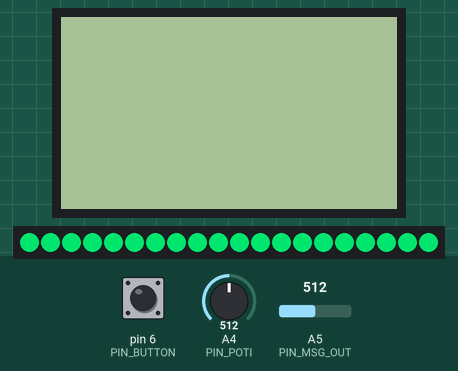
This sketch was run on a simulated Arduino Uno, built with avr-gcc and run on an emulated ATmega328P. On the bench: 84×48 one-colour display, 20 RGB LEDs in strip order, left to right. Wiring (inferred from the names in the program): WS2801 LEDs: data pin 8; clock pin 9. The inputs (shaded band) are chosen by the test bench; at power-on: pin 6 (PIN_BUTTON) HIGH, A5 (PIN_MSG_OUT) = 512, A4 (PIN_POTI) = 512. Dim RGB values are drawn brighter than linear; random numbers use the default seed unless the sketch sets one; what the sketch prints to the serial monitor is not drawn.

Above: at 1.2 s.
1.3 s: pin 6 (PIN_BUTTON) pulled LOW for 3.2 s
At 2.3 s:
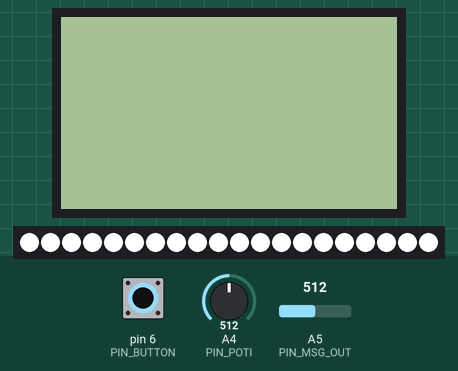
5.1 s: A5 (PIN_MSG_OUT) set to 306
At 5.25 s:
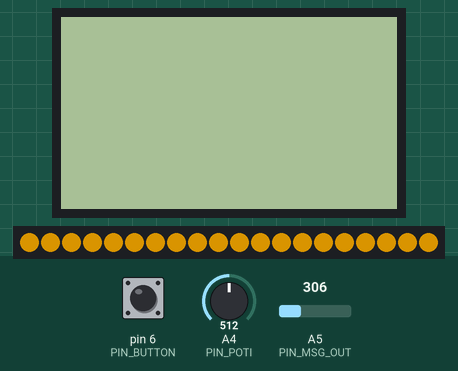
7.3 s: pin 6 (PIN_BUTTON) pulled LOW for 1 s
At 9.0 s:
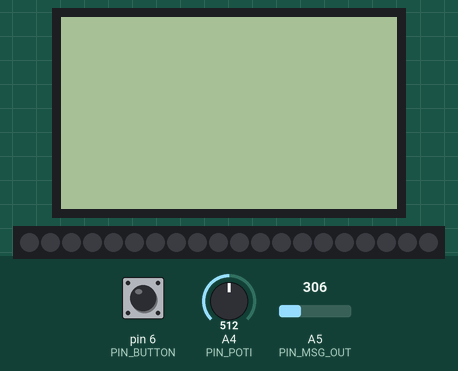
11.3 s: pin 6 (PIN_BUTTON) pulled LOW for 0.15 s
At 12.7 s:
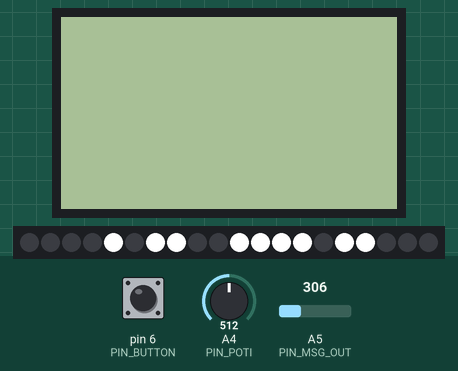
14.4 s: A4 (PIN_POTI) set to 0
At 14.82 s:
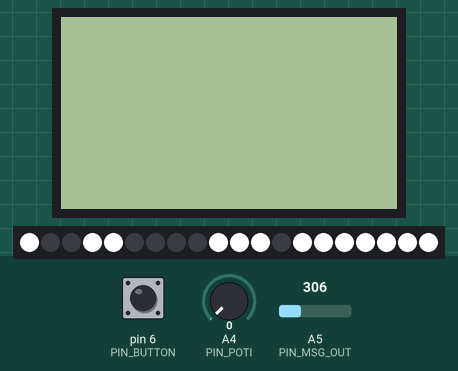
16.1 s: pin 6 (PIN_BUTTON) pulled LOW for 0.15 s
At 16.35 s:
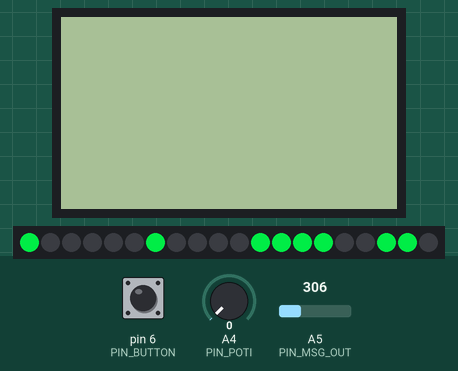
Timing chart, 0 to 19.1 s (numbered marks = the images above; inputs shaded):
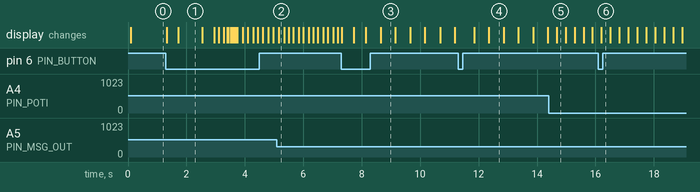

The sketch:

Chain.ino
```cpp
#include "hsv2rgb.h"
#include <SPI.h>
#include "WS2801.h"
#include "Fade.h"
#include "FullStrobeWhite.h"
#include "HalfStrobeWhite.h"
#include "OneThirdStrobe.h"
#include "Equalizer.h"
#define PIN_MSG_OUT A5
#define PIN_MSG_STROBE 11
#define PIN_MSG_RESET 10
//dirty hack to get the equalizer in all relevant files :D
Equalizer eq(PIN_MSG_OUT, PIN_MSG_STROBE, PIN_MSG_RESET);
#include "MusicFade.h"
#include "Spectrum.h"
#include "Spectrum2.h"
#include "Spectrum3.h"
#include "ColorSelect.h"

#include <Adafruit_GFX.h>
#include <Adafruit_PCD8544.h>


#define LED_COUNT 20
#define PIN_POTI A4
#define PIN_BUTTON 6


void updateColors();
int readButton();

int dataPin = 8;
int clockPin = 9;
// Set the first variable to the NUMBER of pixels. 25 = 25 pixels in a row
WS2801 strip = WS2801(LED_COUNT, dataPin, clockPin);
const int numModes = 9;
typedef void (*initPtr)(void);

//returns message, int = poti value, chsv=color array, int= number of colors
typedef char* (*updatePtr)(int, CHSV*, int);
updatePtr update[numModes];
initPtr initt[numModes]; //stupid name because init() is already used by arduino.h
char* names[numModes];
int currentMode = 8;
CHSV colors[LED_COUNT];
Adafruit_PCD8544 display = Adafruit_PCD8544(7, A3, A2, A1, A0);

void setup()
{
  strip.begin();
  Serial.begin(9600);

  pinMode(PIN_BUTTON, INPUT_PULLUP);

  display.begin();
  display.setContrast(50);
  display.clearDisplay();
  display.setTextSize(1);
  display.setTextColor(BLACK);

  update[0] = fadeUpdate;
  initt[0] = fadeInit;
  names[0] = "Fade";

  update[1] = fullStrobeUpdate;
  initt[1] = fullStrobeInit;
  names[1] = "Strobe";

  update[2] = halfStrobeWhiteUpdate;
  initt[2] = halfStrobeWhiteInit;
  names[2] = "1/2 Strobe";

  update[3] = oneThirdStrobeUpdate;
  initt[3] = oneThirdStrobeInit;
  names[3] = "1/3 Strobe";

  update[4] = musicFadeUpdate;
  initt[4] = musicFadeInit;
  names[4] = "Bass Detect";

  update[5] = spectrumUpdate;
  initt[5] = spectrumInit;
  names[5] = "Spectrum";

  update[6] = spectrum2Update;
  initt[6] = spectrum2Init;
  names[6] = "Spectrum2";

  update[7] = spectrum3Update;
  initt[7] = spectrum3Init;
  names[7] = "Spectrum3";

  update[8] = colorSelectUpdate;
  initt[8] = colorSelectInit;
  names[8] = "Col Select";

  initt[currentMode]();
}


void loop() {
 // Serial.println(freeRam());
  const int buttonPressed = !readButton(); //negate because button is 0 when pressed
  if(buttonPressed)
  {
    currentMode = (currentMode + 1) % numModes;
    initt[currentMode]();
  }

  const int potiValue = analogRead(PIN_POTI);
  char* text = update[currentMode](potiValue, colors, LED_COUNT);

  updateColors();

  display.clearDisplay();
  display.println(names[currentMode]);
  display.println(text);
  display.display();
}

void updateColors()
{
  CRGB rgb;
  for(int i = 0; i < LED_COUNT; ++i)
  {
    hsv2rgb_rainbow(colors[i], rgb);
    //scale green down to 35%
    //because green is much brighter
    //35% has been calculated from the datasheet lumen values (34.x% really)
    //rgb.g = map(rgb.g, 0, 255, 0, 89);
    strip.setPixelColor(i, rgb.r, rgb.g, rgb.b);
  }
  strip.show();
}

//button is allowed to change state every 400 ms
int readButton()
{
  static unsigned long lastPressTime = 0;
  const unsigned long currentTime = millis();
  const unsigned long timeDiff = currentTime - lastPressTime;
  const int val = digitalRead(PIN_BUTTON);
  if(val == 0 && timeDiff > 400)
  {
    lastPressTime = currentTime;
    return 0;
  }
  return 1;
}
```

ColorSelect.h
```cpp
#pragma once

struct ColorSelectData
{
  unsigned char h;
  char text[11];//Speed: XXX\0
};
static ColorSelectData csData;


void colorSelectInit()
{
    sprintf(csData.text, " ");
}

char* colorSelectUpdate(int potiValue, CHSV* colors, int colorSize)
{
  csData.h = map(potiValue, 0, 1023, 0, 255);
  unsigned char s = 255;
  //special case for white:
  if(csData.h == 0)
  {
    s = 0;
  }


  for(int led = 0; led < colorSize; ++led)
  {
    colors[led].h = csData.h;
    colors[led].s = s;
    colors[led].v = 255;
  }
  return csData.text;
}
```

Equalizer.h
```cpp
class Equalizer
{
public:
  Equalizer(int pinOut, int pinStrobe, int pinReset) : pinOut(pinOut), pinStrobe(pinStrobe),
            pinReset(pinReset)
  {
  pinMode(pinReset, OUTPUT);
  pinMode(pinStrobe, OUTPUT);
  }

  void update()
  {
    digitalWrite(pinReset, HIGH);          // reset the MSGEQ7's counter
    delay(5);
    digitalWrite(pinReset, LOW);
    char buffer [50];
    int d[7];
    for (int x = 0; x < 7; x++){
        digitalWrite(pinStrobe, LOW);      // output each DC value for each freq band
        delayMicroseconds(35); // to allow the output to settle
        data[x] = analogRead(pinOut);

        digitalWrite(pinStrobe, HIGH);
    }
  }

  short data[7];

private:

  const int pinOut;
  const int pinStrobe;
  const int pinReset;

};
```

Fade.h
```cpp
#pragma once
#include "Time.h"

struct FadeData
{
  unsigned char target[4];
  unsigned char current[4];
  char dir[4];
  char text[11];//Speed: XXX\0
};
static FadeData fadeData;


void fadeInit()
{
  for(int i = 0; i < 4; ++i)
  {
    fadeData.dir[i] = 1;
    fadeData.current[i] = 0;
  }
  fadeData.target[0] = 0;
  fadeData.target[1] = 64;
  fadeData.target[2] = 128;
  fadeData.target[3] = 196;
}

char* fadeUpdate(int potiValue, CHSV* colors, int colorSize)
{
  WAIT(map(potiValue, 0, 1023, 0, 1000), fadeData.text);

  for(int i = 0; i <4; ++i)
  {
    if(abs(fadeData.target[i] - fadeData.current[i]) < 3)
    {//select new target
      fadeData.target[i] = random(0, 256);
      fadeData.dir[i] = random(0,2) >= 1? 1 : -1;
    }
    fadeData.current[i] += fadeData.dir[i];
  }

  int t = 0;
  for(int led = 0; led < colorSize; ++led, t = (t + 1) % 4)
  {
    colors[led].h = fadeData.current[t];
    colors[led].s = 255;
    colors[led].v = 255;
  }

  sprintf(fadeData.text, "Speed: %d", map(potiValue, 0, 1023, 100, 0));
  return fadeData.text;
}
```

FullStrobeWhite.h
```cpp
#pragma once
#include "Time.h"


struct FullStrobeData
{
  bool off;
  char text[11];//Speed: XXX\0
};
static FullStrobeData fullStrobeData;

void fullStrobeInit()
{
  fullStrobeData.off = true;
}

char* fullStrobeUpdate(int potiValue, CHSV* colors, int colorSize)
{
  WAIT(map(potiValue, 0, 1023, 0, 1000), fullStrobeData.text);
  if(fullStrobeData.off)
  {
    fullStrobeData.off = false;
    //turn leds on
    for(int i = 0; i < colorSize; ++i)
    {
      colors[i].s = 0;
      colors[i].v = 255;
    }
  }
  else
  {
    fullStrobeData.off = true;
    //turn leds off
    for(int i = 0; i < colorSize; ++i)
    {
      colors[i].v = 0;
    }
  }
  sprintf(fullStrobeData.text, "Speed: %d", map(potiValue, 0, 1023, 100, 0));
  return fullStrobeData.text;
}
```

MusicFade.h
```cpp
#pragma once

struct MusicFadeData
{
  char text[30];
  float fadeDecay;
  float fadeSpeed;
  bool bassDetected;
  unsigned char h;
  short avgs[2];
  float D;
  bool rising;
  char dir;
  unsigned long lastTime;
};
MusicFadeData mfData;


void musicFadeInit()
{
  mfData.fadeDecay = 0.7;
  mfData.fadeSpeed = 0.0; //per ms
  mfData.bassDetected = false;
  mfData.h = 0; //current fade target
  mfData.avgs[0] = 0;
  mfData.avgs[1] = 0;
  mfData.D = 8;
  mfData.rising = true;
  mfData.dir = 1;
  mfData.lastTime = millis();
}

char* musicFadeUpdate(int potiValue, CHSV* colors, int colorSize)
{
  mfData.D = map(potiValue, 0, 1023, 1, 300);

  //WAIT(map(potiValue, 0, 1023, 0, 1000), htswData.text);
  eq.update();

  //we ignore high frequencies
  const short bass = eq.data[0];
  const short aboveBass = eq.data[1];

  //see http://donlehmanjr.com/Science/03%20Decay%20Ave/032.htm
  const short oldAvg = mfData.avgs[0];
  mfData.avgs[0] = bass / mfData.D + (mfData.D - 1) / mfData.D * mfData.avgs[0];

  unsigned long currentTime = millis();
  const short dt = currentTime - mfData.lastTime;

  const short increment = dt * mfData.fadeSpeed * mfData.dir;
  if(abs(increment) > 0)
  {
    mfData.lastTime = currentTime;
    //fade
    for(int i = 0; i < colorSize; ++i)
    {
      colors[i].h += increment;
    }
  }

  //if the fade target has been reached, choose a ne
  if(abs(short(colors[0].h) - short(mfData.h)) < 5)
  {
    mfData.h += 126; //wrap around
    mfData.dir = random(0,2) == 0 ? 1 : -1;
  }

  mfData.fadeSpeed *= mfData.fadeDecay;
  if(mfData.fadeSpeed < 0.1) mfData.fadeSpeed = 0.1;


  if(mfData.bassDetected)
  {//avoid to detect two peaks close together
    WAIT(70, mfData.text);//will return till time is up
    mfData.bassDetected = false;
  }

  short peak = 0;
  if(oldAvg > mfData.avgs[0] && mfData.rising)
  {//no longer rising, peak detected
    peak = 1000;
    mfData.rising = false;
    mfData.bassDetected = true;
    mfData.fadeSpeed = 0.45;
  }
  else if(mfData.avgs[0] > oldAvg && (!mfData.rising))
  {
    mfData.rising = true;
  }

  //mfData.avgs[1] = aboveBass / mfData.D + (mfData.D - 1) / mfData.D * mfData.avgs[0];


  int16_t comPkt[6];   //Buffer to hold the packet, note it is 16bit data type

  comPkt[0] = 0xCDAB;                     //Packet Header, indicating start of packet.
  comPkt[1] = 8;                          //Size of data payload in bytes.
  comPkt[2] = (int16_t) bass;    //Channel 1 data. 16bit signed integer
  comPkt[3] = (int16_t) mfData.avgs[0];    //Channel 2 data. 16bit signed integer
  comPkt[4] = (int16_t) peak;    //Channel 3 data. 16bit signed integer
  comPkt[5] = (int16_t) (mfData.fadeSpeed * 1000.0f);    //Channel 4 data. 16bit signed integer
  Serial.write((uint8_t *)comPkt, 12);

 //Serial_sendBuffer(USART1, (uint8_t *) comPkt, 12);


  if(bass >= mfData.avgs[0] * 1.3) //||
    // &&aboveBass >= mfData.avgs[1] * 1.5)
    {//bass detected
      mfData.bassDetected = true; //this will cause small wait on the next iteration
      //switch color
      mfData.h += 126;
      for(int i = 0; i < colorSize; ++i)
      {
        colors[i].h = mfData.h;
        colors[i].s = 255;
        colors[i].v = 255;
      }
    }
  char buf[8];
  dtostrf(mfData.D, 5, 2, buf);
  sprintf(mfData.text, "D: %s", buf);
  return mfData.text;
}
```

OneThirdStrobe.h
```cpp
#pragma once
#include "Time.h"


struct OneThirdStrobeData
{
  char text[11];//Speed: XXX\0
  unsigned char h;
  bool first;
  int reInitCounter;
};
OneThirdStrobeData otsData;


void oneThirdStrobeInit()
{
  otsData.h = 0;
  otsData.first = true;
  otsData.reInitCounter = 0;
}

char* oneThirdStrobeUpdate(int potiValue, CHSV* colors, int colorSize)
{
  WAIT(map(potiValue, 0, 1023, 0, 1000), otsData.text);

  //reinitialize every 1000 frames to avoid getting stuck
  if(otsData.first || otsData.reInitCounter > 1000)
  {
    otsData.first = false;
    otsData.reInitCounter = 0;
    for(int i = 0; i < colorSize; ++i)
    {//pre initialize 1/3 of the leds
      if(random(0,3) == 0)
      {
        colors[i].v = 255;
      }
      else
      {
        colors[i].v = 0;
      }
    }
  }
  ++otsData.reInitCounter;

  otsData.h += 126; //will overflow and run in circles

  for(int i = 0; i <colorSize; ++i)
  {
    if(colors[i].v == 0 && random(0,2) == 0)
    {//if led is off: 1/2 chance to turn it on
      colors[i].v = 255;
      colors[i].s = 255;
      colors[i].h = otsData.h;
    }
    else
    {//if led is on or was not chosen: turn off
      colors[i].v = 0;
    }
  }

  sprintf(otsData.text, "Speed: %d", map(potiValue, 0, 1023, 100, 0));
  return otsData.text;
}
```

Spectrum.h
```cpp
#pragma once

struct SpectrumData
{
  char text[20];
  float avg[3];
  float D;
  short min[3];
  short max[3];
};
SpectrumData sData;


void spectrumInit()
{
  for(int i = 0; i < 3; ++i)
  {
    sData.avg[i] = 0;
    sData.min[i] = 0;
    sData.max[i] = 0;
  }
  sData.D = 8;
}

char* spectrumUpdate(int potiValue, CHSV* colors, int colorSize)
{
  sData.D = map(potiValue, 0, 1023, 1, 300);

  //WAIT(map(potiValue, 0, 1023, 0, 1000), htswData.text);
  eq.update();

  //calculate moving averages, mins and maxes
  for(int i = 0; i < 6; i += 2)
  {
     const char index = i >> 1;
    const short val = map(eq.data[i] + eq.data[i+1], 0, 2048, 0, 1023);
    sData.avg[index] = val / sData.D + (sData.D - 1) / sData.D * sData.avg[index];
    if(val > sData.max[index]) sData.max[index] = val;
    if(val < sData.min[index]) sData.min[index] = val;
  }

  for(int i = 0; i < 7; ++i)
  {
    colors[i].h = map(sData.avg[0], 0, 1023, 0, 255);
    colors[i].s = 255;
    colors[i].v = 255;
  }
  for(int i = 7; i < 14; ++i)
  {
    colors[i].h = map(sData.avg[1], 0, 1023, 0, 255);
    colors[i].s = 255;
    colors[i].v = 255;
  }

  for(int i = 14; i < colorSize; ++i)
  {
    colors[i].h = map(sData.avg[2], 0, 1023, 0, 255);
    colors[i].s = 255;
    colors[i].v = 255;
  }

  for(int i = 0; i < 3; ++i)
  {
    ++sData.min[i];
    --sData.max[i];
  }

  char buf[9];
  dtostrf(sData.D, 5, 2, buf);
  sprintf(sData.text, "D: %s", buf);
  return sData.text;
}
```

Spectrum2.h
```cpp
#pragma once

struct Spectrum2Data
{
  char text[20];
  float avg;
  float D;
  short min;
  short max;
  unsigned char h1;
  unsigned char h2;
};
Spectrum2Data s2Data;


void spectrum2Init()
{
  s2Data.avg = 0;
  s2Data.D = 3;
  s2Data.min = 0;
  s2Data.max = 0;
  s2Data.h1 = 0;
  s2Data.h2 = 128;
}

char* spectrum2Update(int potiValue, CHSV* colors, int colorSize)
{
  //WAIT(map(potiValue, 0, 1023, 0, 1000), htswData.text);
  eq.update();

  short val = 0;
  for(int i = 0; i < 7; ++i)
  {
    if(eq.data[i] > val) val = eq.data[i];
  }
  if(s2Data.max < val) s2Data.max = val;
  if(s2Data.min > val) s2Data.min = val;
  s2Data.avg = val / s2Data.D + (s2Data.D - 1) / s2Data.D * s2Data.avg;

  const short upper = map(s2Data.avg, s2Data.min, s2Data.max,1, 20);
  for(short i = 0; i < upper; ++i)
  {
    colors[i].h = s2Data.h1;
    colors[i].s = 255;
    colors[i].v = 255;
  }

  int16_t comPkt[6];   //Buffer to hold the packet, note it is 16bit data type

  comPkt[0] = 0xCDAB;                     //Packet Header, indicating start of packet.
  comPkt[1] = 2;                          //Size of data payload in bytes.
  comPkt[2] = (int16_t) upper * 100;    //Channel 1 data. 16bit signed integer
  //comPkt[3] = (int16_t) mfData.avgs[0];    //Channel 2 data. 16bit signed integer
 // comPkt[4] = (int16_t) peak;    //Channel 3 data. 16bit signed integer
//  comPkt[5] = (int16_t) (mfData.fadeSpeed * 1000.0f);    //Channel 4 data. 16bit signed integer
  Serial.write((uint8_t *)comPkt, 6);

  for(int i = upper; i < colorSize; ++i)
  {
    colors[i].h = s2Data.h2;
    colors[i].s = 255;
    colors[i].v = 0;
  }


  ++s2Data.min;
  --s2Data.max;

  ++s2Data.h1;
  --s2Data.h2;

  sprintf(s2Data.text, "bla");
  return s2Data.text;
}
```

Spectrum3.h
```cpp
#pragma once

struct Spectrum3Data
{
  char text[5];
  float avg;
  float D;
  short min;
  short max;
  unsigned char h;
};
Spectrum3Data s3Data;


void spectrum3Init()
{
  s3Data.avg = 0;
  s3Data.D = 3;
  s3Data.min = 0;
  s3Data.max = 0;
  s3Data.h = 0;
}

char* spectrum3Update(int potiValue, CHSV* colors, int colorSize)
{
  //WAIT(map(potiValue, 0, 1023, 0, 1000), htswData.text);
  eq.update();

  short val = 0;
  for(int i = 0; i < 7; ++i)
  {
    if(eq.data[i] > val) val = eq.data[i];
  }
  if(s3Data.max < val) s3Data.max = val;
  if(s3Data.min > val) s3Data.min = val;
  s3Data.avg = val / s3Data.D + (s3Data.D - 1) / s3Data.D * s3Data.avg;

  short v = map(s3Data.avg, s3Data.min, s3Data.max * 0.8, 50, 255);
  if(v > 255) v = 255; //can happen because of the * 0.8 in map()
  for(short i = 0; i < colorSize; ++i)
  {
    colors[i].h = s3Data.h;
    colors[i].s = 255;
    colors[i].v = v;
  }


  ++s3Data.min;
  --s3Data.max;

  ++s3Data.h;

  sprintf(s3Data.text, "bla");
  return s3Data.text;
}
```

Time.h
```cpp
#pragma once

//a simple macro that can be used to ensure that a certain time has passed. If the time has not passed the macro returns
#define WAIT(time, ret) \
  static unsigned long lastTime = 0; \
  static unsigned long currentTime = 0; \
  currentTime = millis(); \
  if(currentTime - lastTime >= time) \
  { \
    lastTime = currentTime; \
  } \
  else \
  { \
    return ret; \
  }
```

WS2801.h
```cpp
#pragma once
#if (ARDUINO >= 100)
 #include <Arduino.h>
#else
 #include <WProgram.h>
 #include <pins_arduino.h>
#endif

class WS2801 {

 public:

  WS2801(uint16_t n, uint8_t dpin, uint8_t cpin); // Configurable pins
  WS2801(uint16_t n); // Use SPI hardware; specific pins only
  void
    begin(void),
    show(void),
    setPixelColor(uint16_t n, uint8_t r, uint8_t g, uint8_t b),
    updatePins(uint8_t dpin, uint8_t cpin), // Change pins, configurable
    updatePins(void); // Change pins, hardware SPI
  uint16_t
    numPixels(void);

 private:

  uint16_t
    numLEDs;
  uint8_t
    *pixels, // Holds color values for each LED (3 bytes each)
    clkpin    , datapin,     // Clock & data pin numbers
    clkpinmask, datapinmask; // Clock & data PORT bitmasks
  volatile uint8_t
    *clkport  , *dataport;   // Clock & data PORT registers
  void
    alloc(uint16_t n),
    startSPI(void);
  boolean
    hardwareSPI, // If 'true', using hardware SPI
    begun;       // If 'true', begin() method was previously invoked
};
```

HalfStrobeWhite.h
```cpp
#pragma once


struct HalfStrobeWhiteData
{
  bool off;
  char text[11];
};

HalfStrobeWhiteData htswData;

void halfStrobeWhiteInit()
{
  htswData.off = true;
}

char* halfStrobeWhiteUpdate(int potiValue, CHSV* colors, int colorSize)
{
  WAIT(map(potiValue, 0, 1023, 0, 1000), htswData.text);
  if(htswData.off)
  {
    htswData.off = false;
    //turn 1/2 of the leds on
    for(int i = 0; i < colorSize; ++i)
    {
      if(random(0,2) == 0)
      {
      colors[i].s = 0;
      colors[i].v = 255;
      }
    }
  }
  else
  {
    htswData.off = true;
    //turn all leds off
    for(int i = 0; i < colorSize; ++i)
    {
      colors[i].v = 0;
    }
  }
  sprintf(htswData.text, "Speed: %d", map(potiValue, 0, 1023, 100, 0));
  return htswData.text;
}
```

Source omitted: WS2801.cpp (3679 bytes), hsv2rgb.cpp (15976 bytes), hsv2rgb.h (2242 bytes), pixeltypes.h (17226 bytes), lib8tion.cpp (6473 bytes), lib8tion.h (35205 bytes)

Measured:
- what the display in image 1 shows lasts 0.8 s, from 1.7 s to 2.5 s
- what the display in image 3 shows lasts 0.6 s, from 8.6 s to 9.2 s
